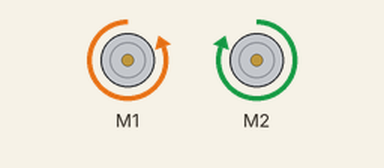
This sketch was run on a simulated Arduino Uno, built with avr-gcc and run on an emulated ATmega328P. On the bench: 2 × DC motor (green arrow = forward, orange = backward, longer = faster). What the sketch prints to the serial monitor is not drawn.

Above: at 0.1 s.
Timing chart, 0 to 1.6 s (numbered marks = the images above):
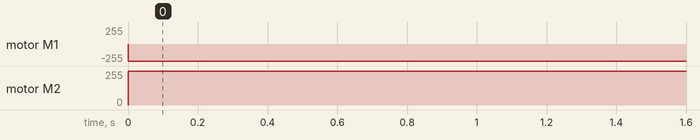

The sketch:

Final.ino
```cpp
#include <Arduino.h>
#include <Wire.h>
#include <SoftwareSerial.h>
#include <MeMCore.h>


double angle_rad = PI/180.0;
double angle_deg = 180.0/PI;
MeLineFollower linefollower_2(2);
MeLineFollower linefollower_3(3);

MeDCMotor motor_9(9);
MeDCMotor motor_10(10);

int left,right;

void move(int power, int _speed)
{
    int leftSpeed = 0;
    int rightSpeed = 0;
    if (power > _speed)
    {
      power = _speed;
    }
    if (power < -_speed)
    {
      power = -_speed;
    }

    if (power == 0)  //直行
    {
      leftSpeed=_speed;
      rightSpeed=_speed;
    }
    if (power > 0)  //左轉
    {
      leftSpeed=_speed;
      rightSpeed=_speed-power;
      left=leftSpeed;
      right=rightSpeed;
    }
    if (power < 0)  //右轉
    {
      leftSpeed=_speed+power;
      rightSpeed=_speed;
      left=leftSpeed;
      right=rightSpeed;
    }


    motor_9.run((9)==M1?-(leftSpeed):(leftSpeed));
    motor_10.run((10)==M1?-(rightSpeed):(rightSpeed));
    Serial.println(power);
}

void setup(){
    Serial.begin(9600);

}

int interror = 0;
int olderror = 0;
double Kp=90,Ki=0.04,Kd=90;
int leftSpeed = 0;
int rightSpeed = 0;
void loop(){
  int r=0,rr=0,rrr=0,l=0,ll=0,lll=0,error=0;
  double lasterror,power;
  if(linefollower_2.readSensors()==2 && linefollower_3.readSensors()==1)
  {
    //Serial.println("Go Straight");
  }
  if(linefollower_2.readSensors()==3 && linefollower_3.readSensors()==1)
  {
    //Serial.println("Turn Right");
    r=0.9;
  }
  if(linefollower_2.readSensors()==2 && linefollower_3.readSensors()==3)
  {
    //Serial.println("Turn Left");
    l=-0.9;
  }
  if(linefollower_2.readSensors()==3 && linefollower_3.readSensors()==0)
  {
    //Serial.println("Turn Right_Fast");
    rr=3;
  }
  if(linefollower_2.readSensors()==0 && linefollower_3.readSensors()==3)
  {
    //Serial.println("Turn Left_Fast");
    ll=-3;
  }
  if(linefollower_2.readSensors()==3 && linefollower_3.readSensors()==2)
  {
    //Serial.println("Turn Right_Fast!!!");
    rrr=4;
  }
  if(linefollower_2.readSensors()==1 && linefollower_3.readSensors()==3)
  {
    //Serial.println("Turn Left_Fast!!!");
    lll=-4;
  }


    error=r+rr+rrr+l+ll+lll;
    interror += error;
    lasterror = error - olderror;
    olderror = error;
    power = error * Kp + interror * Ki + lasterror * Kd;

    if(linefollower_2.readSensors()==3 && linefollower_3.readSensors()==3)
    {
      motor_9.run((9)==M1?-(left):(left));
      motor_10.run((10)==M1?-(right):(right));
      //motor_9.run((9)==M1?-(0.5*interror):(0.5*interror));
      //motor_10.run((10)==M1?-(-0.5*interror):(-0.5*interror));
    }
    else
    {
       move(power,255);
    }

    //Serial.println(power);
    //delay(500);
}
```

Measured:
- by itself, motor M1: stopped → backward 255/255 at 0.00 s
- by itself, motor M2: stopped → forward 255/255 at 0.00 s
